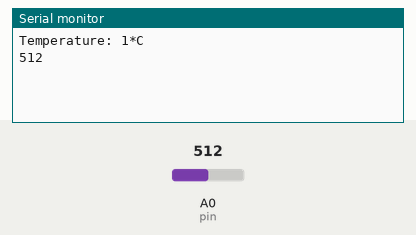
Simulated run of this sketch. Board: ESP8266 (NodeMCU). On the bench: the last lines printed to the serial monitor. The test bench sets the inputs (shaded band); at power-on: A0 (pin) = 512. WiFi joins after 1.5 s; servers stay silent unless stated.

Above: at 1.2 s.
1.3 s: A0 (pin) set to 716
At 2.3 s:
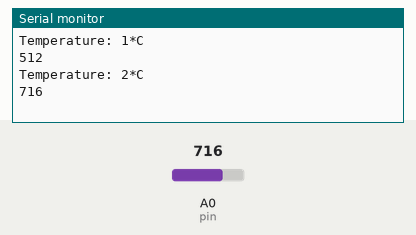
2.8 s: A0 (pin) set to 900
At 3.4 s:
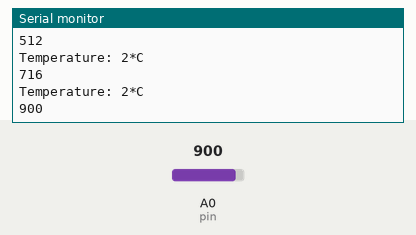
Timing chart, 0 to 5.8 s (numbered marks = the images above; inputs shaded):
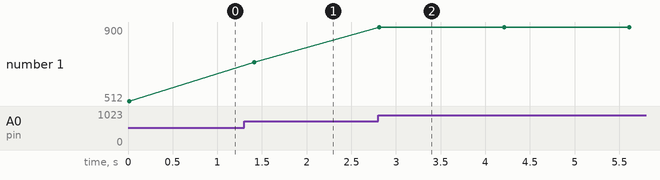

The sketch:

TMEPERATURE_LM35_ESP8266_THINKSPEAK.ino
```cpp
#include <ESP8266WiFi.h>;
#include <WiFiClient.h>;
#include <ThingSpeak.h>;

const char* ssid = "the_wifi";   // Your Network SSID
const char* password = "the_wifi_password";       // Your Network Password

int val;
int pin = A0; // LM35 Pin Connected at A0 Pin

WiFiClient client;

unsigned long myChannelNumber = 1835889; //Your Channel Number (Without Brackets)
const char * myWriteAPIKey = "UAL3SCN4H2806ES9"; //Your Write API Key

void setup()
{
  Serial.begin(115200);
  delay(10);
  // Connect to WiFi network
  WiFi.begin(ssid, password);
  ThingSpeak.begin(client);
}

void loop()
{
  val = analogRead(pin)*(3.3/1023); // Read Analog values and Store in val variable
  Serial.print("Temperature: ");
  Serial.print(val);
   Serial.println("*C");
   Serial.println(analogRead(A0));
  // Print on Serial Monitor

  delay(1000);
  ThingSpeak.writeField(myChannelNumber, 1,val, myWriteAPIKey); //Update in ThingSpeak
  delay(100);
}
```

Measured:
- after the input at 1.3 s, the serial monitor: prints a new line after 0.11 s (image 1)
- after the input at 2.8 s, the serial monitor: prints a new line at once (image 2)
- plotted number 1: 512 → 716 after the input at 1.3 s, 716 → 900 after the input at 2.8 s
